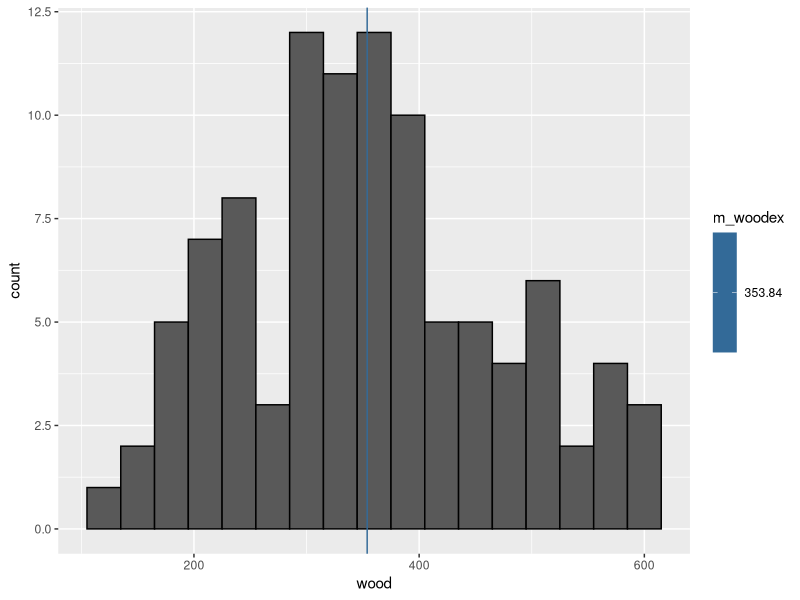
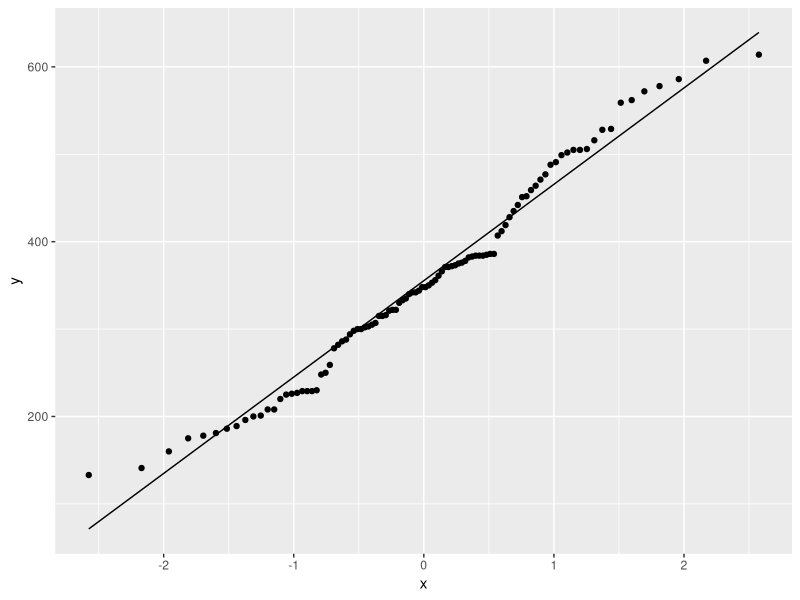
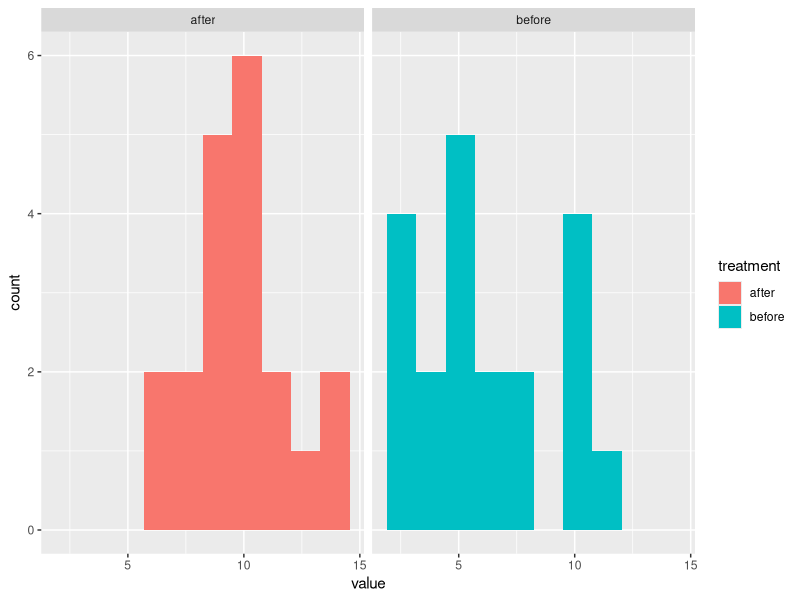
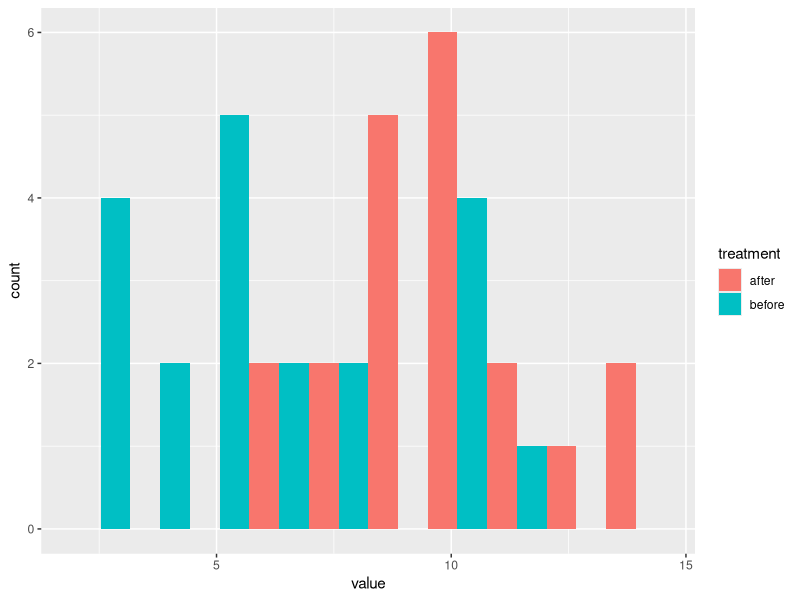
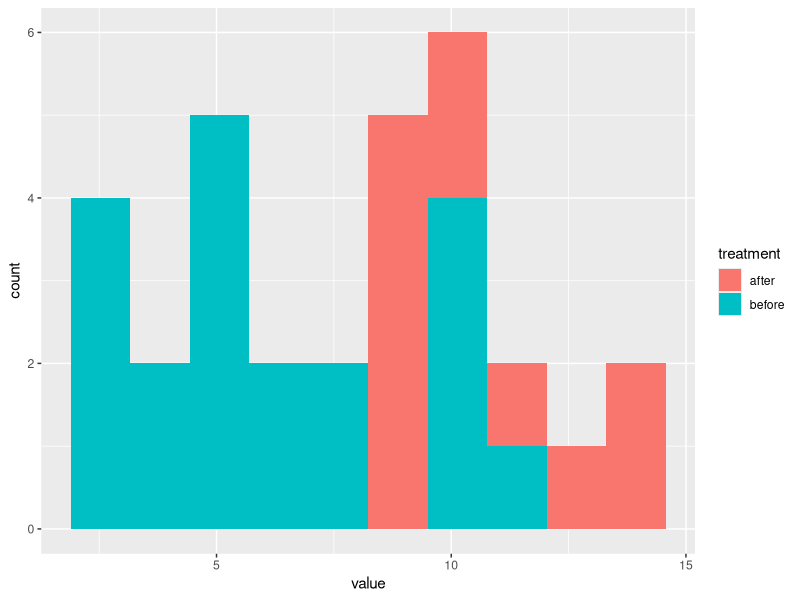
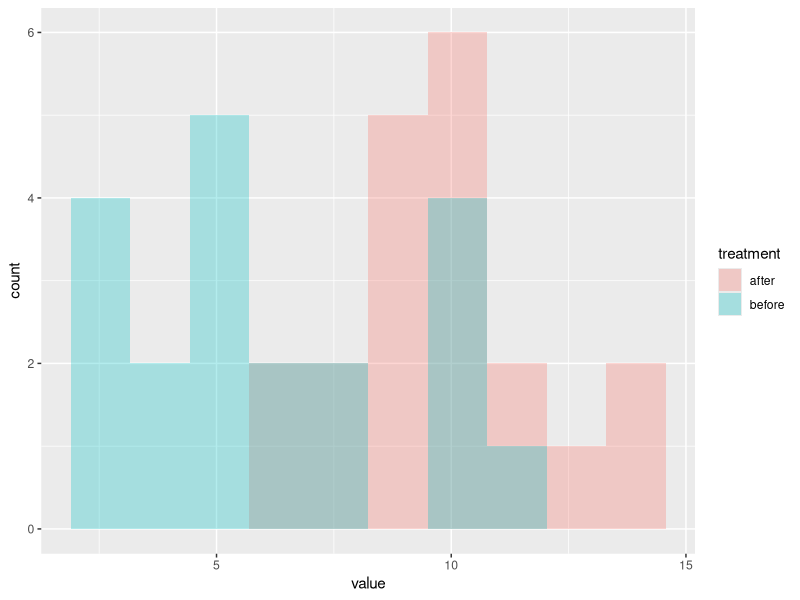
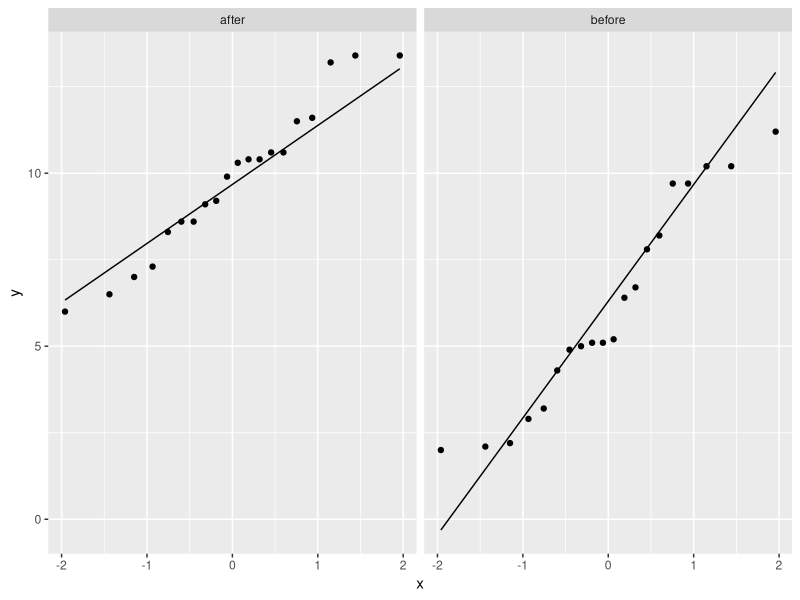
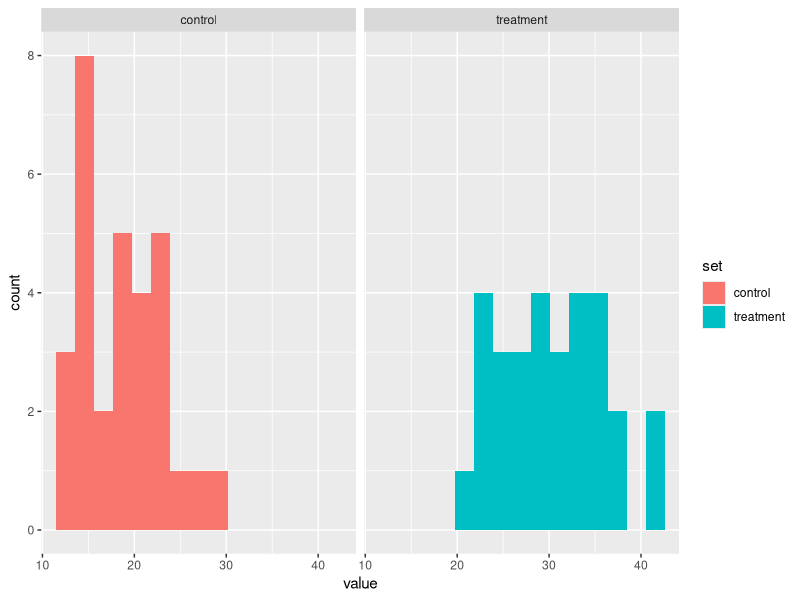

The R script that drew these images, in order:
# Load Libraries ----------------------------------------------------------

library(tidyr)
library(dplyr)
library(ggplot2)
library(readxl)


# Wood Extraction ---------------------------------------------------------

woodex <- read_excel("S5_Prac/S5_data.xlsx", sheet = "woodextraction")

# Check the structure
str(woodex)

# Are there any NAs?
woodex %>%
  pull(wood) %>% is.na() %>% any()

# Find mean
m_woodex <- mean(woodex$wood)

# Plot a historgram
woodex %>%
  ggplot(aes(x = wood)) +
  geom_histogram(binwidth = 30, col = "black") +
  geom_vline(aes(xintercept= m_woodex, colour = m_woodex))

# QQ plot
woodex %>%
  ggplot(aes(sample = wood)) +
  geom_qq() +
  geom_qq_line()

# Kolmogorov-Smirnov test
ks.test(x = woodex %>% pull(wood), 
        y = "pnorm", #pnorm = normal distribution
        alternative = "two.sided")

# Do a t-test

t.test(x = woodex %>% pull(wood), 
       alternative = "greater", 
       mu = 300) 

# Get the two-way confidence interval

t.test(x = woodex %>% pull(wood))$conf.int
t.test(x = woodex %>% pull(wood), conf.level = 0.99)$conf.int


# Recycling ---------------------------------------------------------------

rec <- read_excel("S5_Prac/S5_data.xlsx", sheet = "recycling")

str(rec)

# Check for NAs
rec %>%
  mutate(across(everything(), is.na)) %>%
  any()

# Histograms

# 2 Panels (best as we only care if each sample is normal in and of itself)
rec %>%
  pivot_longer(cols = c("before", "after"), names_to = "treatment") %>%
  ggplot(aes(x = value, fill = treatment)) +
  geom_histogram(bins = 10) +
  facet_wrap(~treatment)

# Next to each other (weird for histogram as two bins should be overlapping)
rec %>%
  pivot_longer(cols = c("before", "after"), names_to = "treatment") %>%
  ggplot(aes(x = value, fill = treatment)) +
  geom_histogram(bins = 10, position = position_dodge())

# Position identity shows overlapping
rec %>%
  pivot_longer(cols = c("before", "after"), names_to = "treatment") %>%
  ggplot(aes(x = value, fill = treatment)) +
  geom_histogram(bins = 10, position = position_identity())


# Make transparent to avoid overlapping
rec %>%
  pivot_longer(cols = c("before", "after"), names_to = "treatment") %>%
  ggplot(aes(x = value, fill = treatment)) +
  geom_histogram(bins = 10, position = position_identity(), alpha = 0.3)

# QQ Plot

rec %>%
  pivot_longer(cols = c("before", "after"), names_to = "treatment") %>%
  ggplot(aes(sample = value)) +
  geom_qq() +
  geom_qq_line() +
  facet_wrap(~treatment)

# Do a ks.test if you like!

# Check variances are equal?

rec %>%
  pivot_longer(cols = c("before", "after"), names_to = "treatment") %>%
  group_by(treatment) %>%
  summarise(sd = sd(value))

# T test

t.test(x = rec %>% pull(after), # X must be greater than Y therefore after has to be first
       y = rec %>% pull(before),
       alternative = "greater",
       paired = TRUE,
       conf.level = 0.95) 


# Pollinators -------------------------------------------------------------

biomass <- read_excel("S5_Prac/S5_data.xlsx", sheet = "biomass")

str(biomass)

biomass %>%
  pivot_longer(cols = c("control", "treatment"), names_to = "set") %>%
  ggplot(aes(x = value, fill = set)) +
  geom_histogram(bins = 15) +
  facet_wrap(~set)

biomass %>%
  pivot_longer(cols = c("control", "treatment"), names_to = "set") %>%
  ggplot(aes(sample = value)) +
  geom_qq() +
  geom_qq_line() +
  facet_wrap(~set)

#ks test
ks.test(x = biomass %>% pull(control), 
        y = "pnorm", #pnorm = normal distribution
        alternative = "two.sided")

ks.test(x = biomass %>% pull(treatment), 
        y = "pnorm", #pnorm = normal distribution
        alternative = "two.sided")

# Same variance?

biomass %>%
  pivot_longer(cols = c("control", "treatment"), names_to = "set") %>%
  group_by(set) %>%
  summarise(sd = sd(value))

#T test
#Two sided
t.test(x = biomass %>% pull(treatment),
       y = biomass %>% pull(control),
       alternative = "two.sided",
       paired = FALSE,
       var.equal = TRUE,
       conf.level = 0.95) 

#One Sided
t.test(x = biomass %>% pull(treatment),
       y = biomass %>% pull(control),
       alternative = "greater",
       var.equal = TRUE,
       paired = FALSE,
       conf.level = 0.95)


# Binomial Test -----------------------------------------------------------

binom.test(x = 16, n = 40, p = 0.2,
           alternative = "greater")


